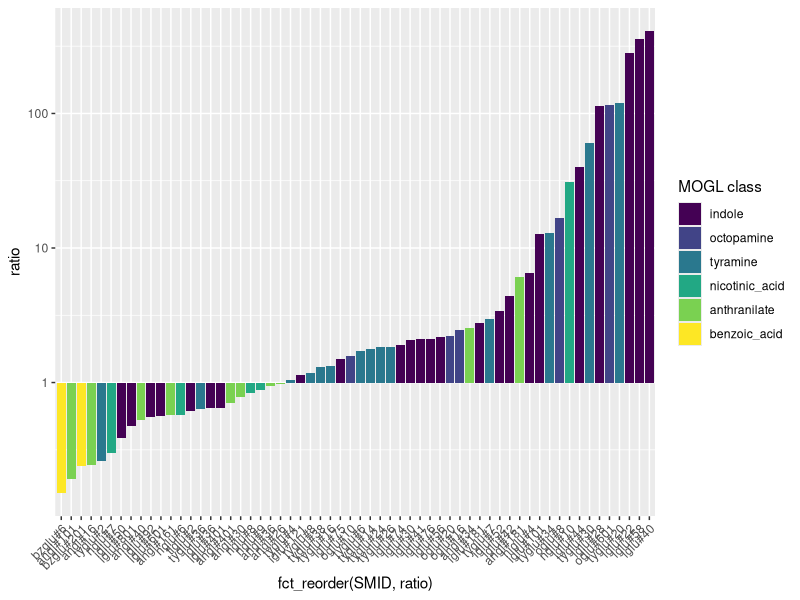
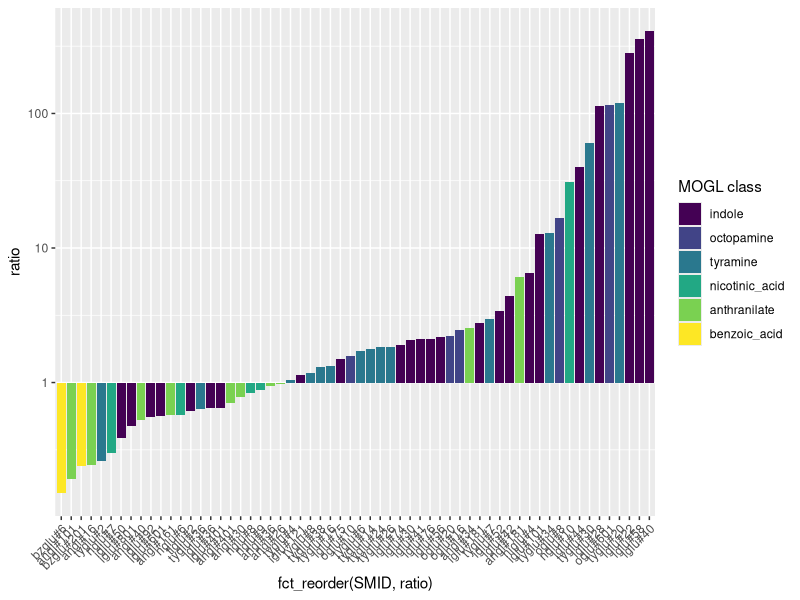

These figures' R source, in order: (Note: this script raises an error after producing the figures.)
## ---- chunk 1
knitr::opts_chunk$set(echo = TRUE)
library(tidyverse)
Figure_name <- "Example_fig"

## ---- chunk 2
### This part is important ####
starved <- readxl::read_xlsx('datasets/cest-1.2_MOGL_levels_starvation.xlsx') %>%
  select(1:5, contains("adult")) %>%
  pivot_longer(cols = contains("adult"), names_to = 'stage', values_to = 'AUC') %>%
  separate(stage, into = c("condition", "replicate"), sep = "adult...") %>%
  mutate(condition = case_when(
    condition == "starved" ~ "starved",
    TRUE ~ "fed"
  ))


###  you can ignore this #####
sumStarved <- starved %>% group_by(SMID, attachements, acylation1_2C, condition, cest_dep) %>%
  summarize(AUC = mean(AUC)) %>%
  pivot_wider(names_from = condition, values_from = AUC) %>%
  mutate(avg = (starved + fed) / 2,
         ratio = starved/fed)

sumStarved <- sumStarved %>%
  mutate(anomeric_carbon = factor(case_when(
    str_detect(SMID, regex("iglu", ignore_case=TRUE)) ~ "indole",
    str_detect(SMID, regex("tyglu", ignore_case=TRUE)) ~ "tyramine",
    str_detect(SMID, regex("angl#", ignore_case=TRUE)) ~ "anthranilate",
    str_detect(SMID, regex("bzglu", ignore_case=TRUE)) ~ "benzoic_acid",
    str_detect(SMID, regex("pyglu", ignore_case=TRUE)) ~ "pyrrolic_acid",
    str_detect(SMID, regex("mgglu", ignore_case=TRUE)) ~ "methyl_guanine",
    str_detect(SMID, regex("nglu", ignore_case=TRUE)) ~ "nicotinic_acid",
    str_detect(SMID, regex("oglu", ignore_case=TRUE)) ~ "octopamine",
    str_detect(SMID, regex("higlu", ignore_case=TRUE)) ~ "hydroxyindole",
    str_detect(SMID, regex("maglu", ignore_case=TRUE)) ~ "methyl_adenine",
    str_detect(SMID, regex("pyglu", ignore_case=TRUE)) ~ "pyrrolic_acid"
  )),
  pathway = case_when(
    acylation1_2C %in% c("tiglic_acid", 
                         "pyrrolic_acid", 
                         "isovaleric_acid",
                         "propionic_acid",
                         "nicotinic_acid") ~ "AminoAcidCatabolism",
    TRUE ~ "other"
  ))

## ---- chunk 3
plot <- sumStarved %>%
  filter(avg > 0.001,
         cest_dep == "cest-1.2",
         !is.na(SMID),
         !is.na(acylation1_2C),
         !is.na(anomeric_carbon),
         # anomeric_carbon %in% c("indole", 
         #                        "tyramine", 
         #                        "octopamine", 
         #                        "anthranilate"),
         !(SMID == "oglu#8" &
             attachements == "octopamine pyrrolic acid (x2)")) %>%
  mutate(anomeric_carbon = fct_relevel(anomeric_carbon, "indole")) %>%
  ggplot(aes(x = fct_reorder(SMID, ratio), y = ratio)) +
  geom_bar(stat="identity", aes(fill = fct_reorder(anomeric_carbon, ratio, mean, .desc = TRUE))) +
                                                   # "indole", 
                                                   # "tyramine",
                                                   # "octopamine"))) +
  scale_y_log10() +
  scale_fill_viridis_d() +
  #scale_fill_brewer(palette = "Set2") + 
  guides(fill = guide_legend(title = "MOGL class")) +
  theme(axis.text.x = element_text(angle = 45, hjust = 1))

### diplay in the markdown so you can see it: ####
plot
## ---- chunk 4

### make a folder
fs::dir_create('../figures/',Figure_name)

## save the plot
ggsave(plot,
       file = file.path('figures',
                 Figure_name,
                 paste0(Figure_name,'.png')))

## save the formatted edited tibble:
write_csv(sumStarved,
          file = file.path('figures',
                 Figure_name,
                 paste0(Figure_name,'.csv')))
